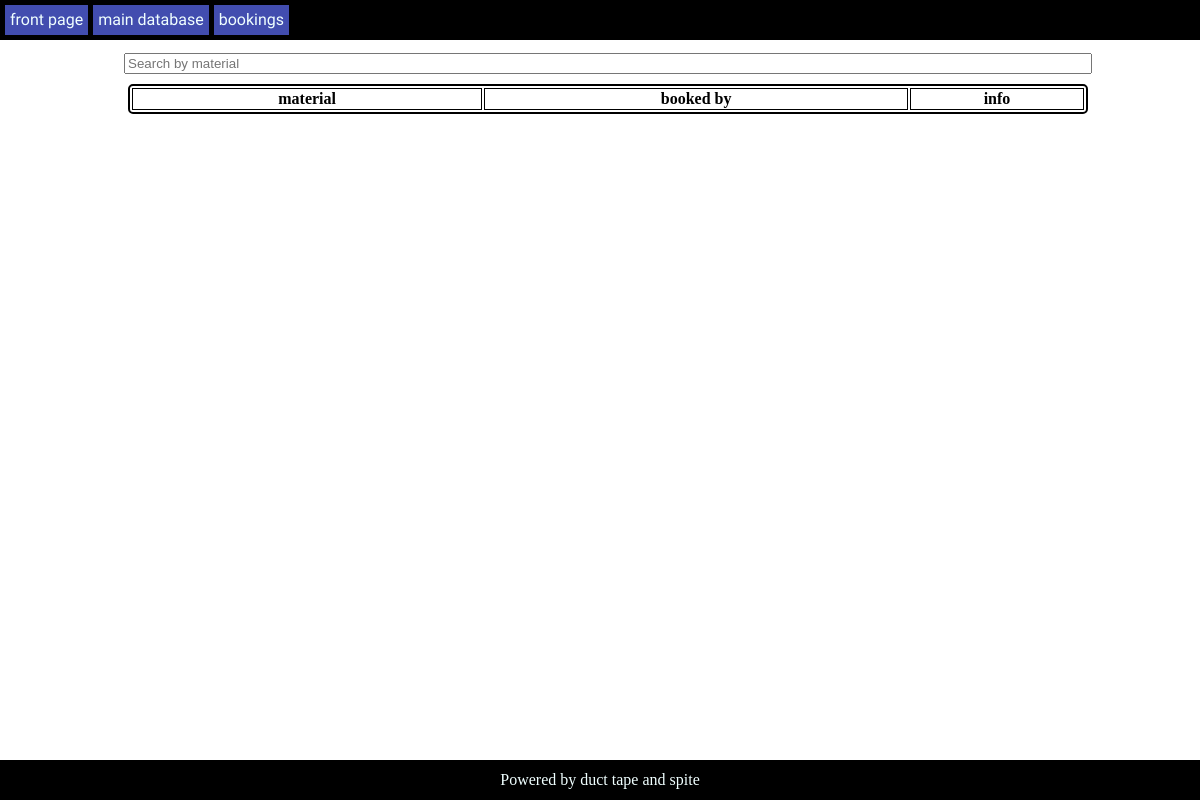
/db/bookings, run on an earlier commit of the app's database.
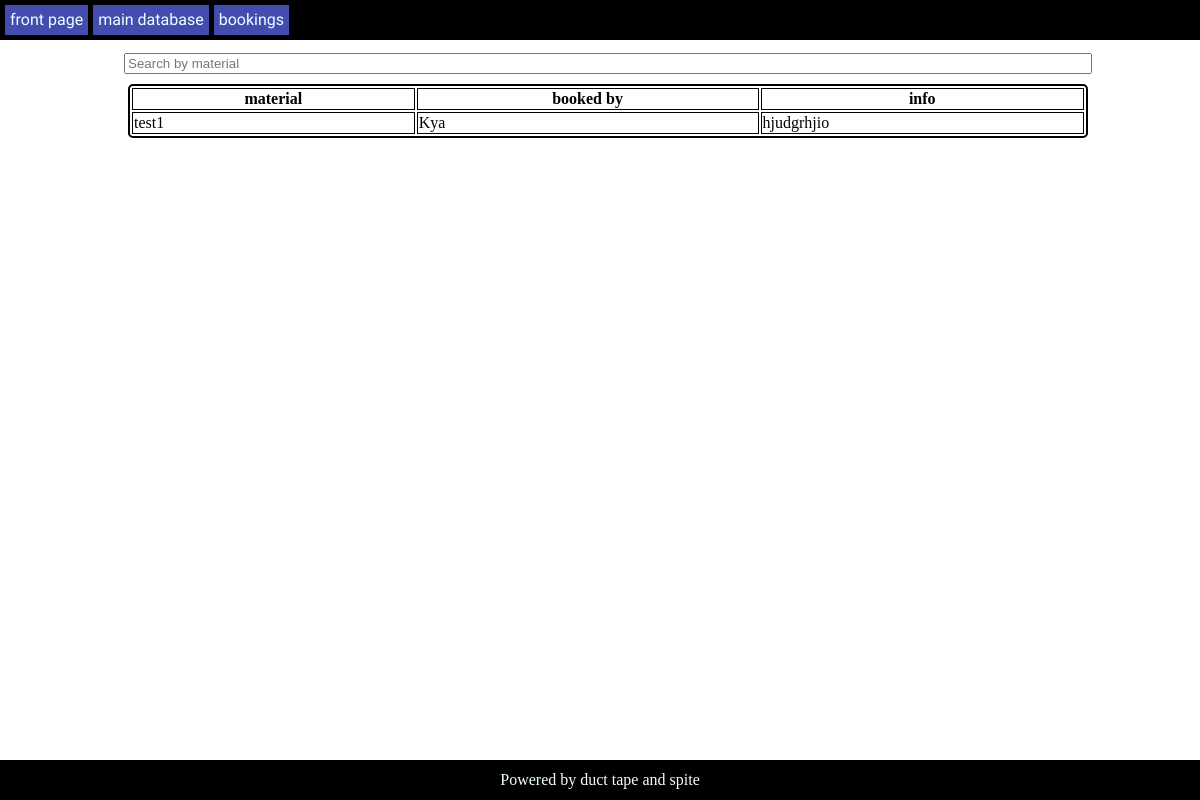
And on a later commit of the database.
### main.py (models this page shows)
class Booking(db.Model):
    id: Mapped[int] = mapped_column(primary_key=True)
    bookedMaterial: Mapped[str] = mapped_column()
    bookedBy: Mapped[str] = mapped_column()
    bookInfo: Mapped[str] = mapped_column()

### main.py (the view)
@app.route("/db/bookings")
def lookupBookings():
    data: list[Booking] = db.session.execute(db.select(Booking).order_by(Booking.bookedBy)).scalars().all()
    return render_template('bookingsTemplate.html', data=[[entry.bookedMaterial, entry.bookedBy, entry.bookInfo] for entry in data])

### templates/bookingsTemplate.html (shortened to what this page needs)
<!doctype html>
<head>
    <link rel="stylesheet" href="/static/styling.css">
      {% from 'macros.html' import navbar %}
    </head>
    <body>
      {{ navbar() }}
    <div class="container">
        <div class="inner">
            <div class="dbLookup">
                <input type="text" id="searchTerms" onkeyup="sortTable('searchTerms', 'data')" placeholder="Search by material">
                <table id="data">
                    <tr>
                      <th>material</th>
                      <th>booked by</th>
                      <th>info</th>
                    </tr>
                    {% for a in data: %}
                    <tr>
                        <td>{{a[0]}}</td>
                        <td>{{a[1]}}</td>
                        <td>{{a[2]}}</td>
                    </tr>
                    {% endfor %}
                </table>
            </div>
            <div class="footer">
                <p>Powered by duct tape and spite</p>
            </div>
        </div>
    </div>
</body>

What changed in the data, as far as the page shows it:
added Booking: bookedMaterial "test1", bookedBy "Kya", bookInfo "hjudgrhjio"
